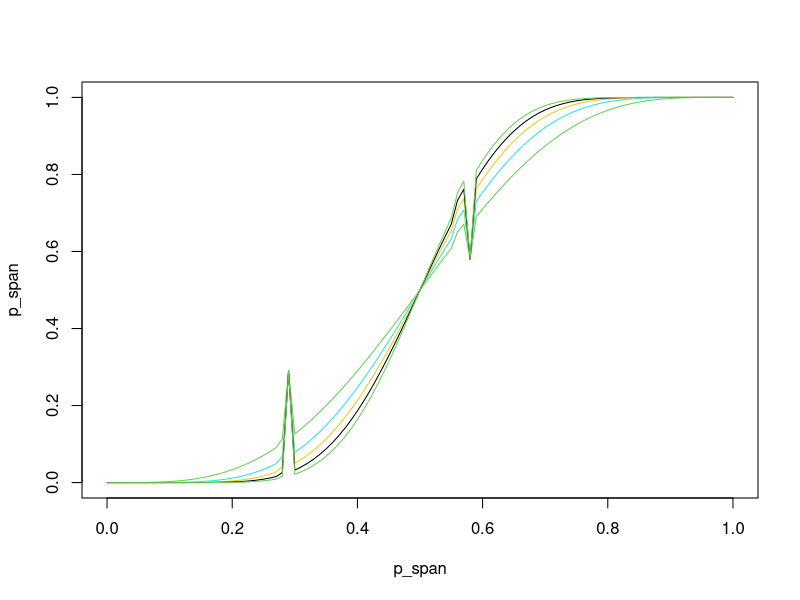
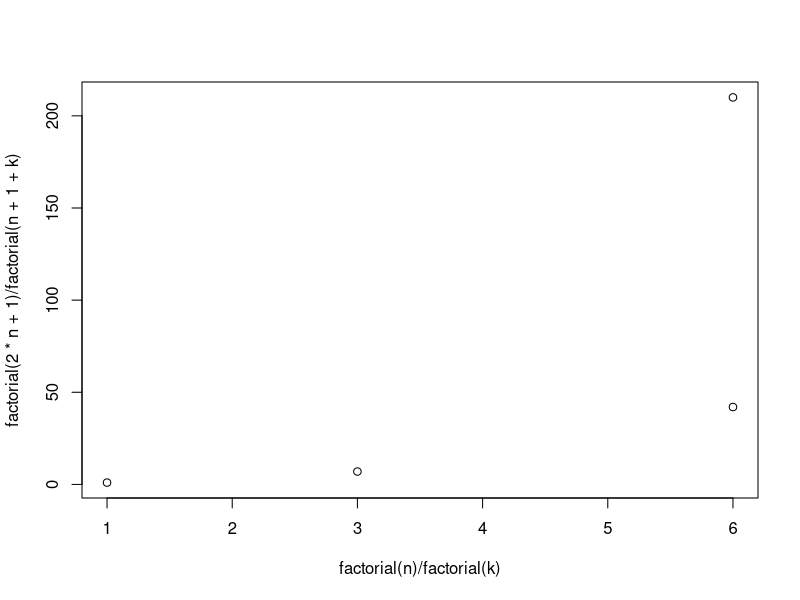

Here is the R script that generated these plots, in order:





p_prime <- function(p,n) { k <- 0:n ; p^(n+1) * sum( factorial(2*n+1)/factorial(n+1+k)/factorial(n-k)*p^(k)*(1-p)^(n - k) ) }

p_span <- (0:100)/100
f_plot <- p_span

plot(p_span, p_span, type="n")
for (n in c(3, 5, 7, 9, 11)) {
	for (p in p_span) f_plot[p*100+1] <- p_prime(p, n)
	lines(p_span, f_plot, col=n)
}

n <- 3

k <- 0:n

plot( factorial(n)/factorial(k), factorial(2*n+1)/factorial(n+1+k) )